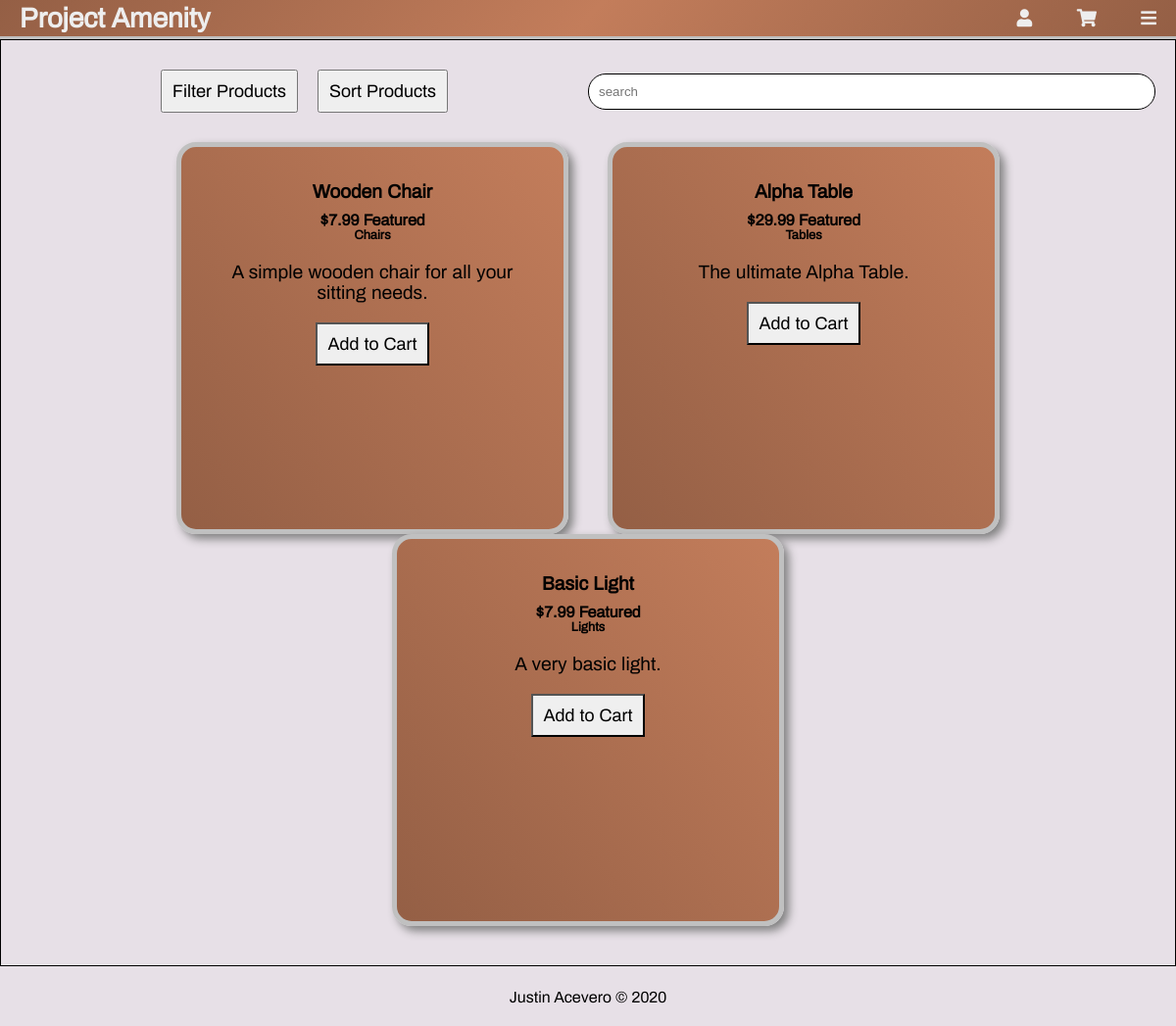
Screenshot of /products/ with the database file from the repository.
### amenity/models.py (models this page shows, shortened)
class Product(models.Model):
    name = models.CharField(max_length=50, default='null')
    price = models.DecimalField(max_digits=7, decimal_places=2)
    category = models.CharField(max_length=50, default='null')
    description = models.TextField()
    featured = models.BooleanField()
    date_created = models.DateField(auto_now=False, auto_now_add=False)
    date_removed = models.DateField(auto_now=False, auto_now_add=False)

### amenity/views.py (the view)
# urls.py: path('products/', views.products, name="products"),
def products(request):
    userCategory = request.GET.get('category', '')
    print(userCategory)
    if (userCategory == ''):  # Display featured products only on the products page
        product_list = Product.objects.filter(featured=True)
    else:
        product_list = Product.objects.filter(category=userCategory)
    context = {
        'title': 'Products',
        'product_list': product_list,
    }
    return render(request, 'amenity/products.html', context)

### amenity/templates/amenity/products.html (shortened to what this page needs)
{% extends 'base.html' %}
{% load static %}
{% block content %}
<section class="main-section product-section">
    <div class="product-filter-div">
        <div class="product-filter">
            <div class="product-filter-category">
                <button class="product-filter-button">Filter Products</button>
            </div>
            <div class="product-sort">
                <button class="product-filter-button">Sort Products</button>
            </div>
        </div>
        <div class="product-search">
            <input type="text" placeholder="search" class="search-bar">
        </div>
    </div>
    <div class="product-item-section">
        {% for product in product_list %}
        <div class="product-card">
            <div class="">
                <h4 class="">{{ product.name }}</h4>
                <h5 class="">
                    ${{ product.price }}
                    {% if product.featured %}
                    <span class="">Featured</span>
                    {% endif %}
                </h5>
                <h6 class="product_item_category">{{ product.category|capfirst }}</h6>
                <p class="product_item_description">
                    {{ product.description }}
                </p>
            </div>
            <div class="button_div">
                <button class="btn cart-button" data-productId="{{ product.id }}" data-action="add"
                    onclick="editCart(this)">Add to Cart</button>
            </div>
        </div>
        {% endfor %}
    </div>
</section>
{% endblock content %}

### static/css/site.css (style rules this page uses)
:root { --primary-background: #E7E0E7; }
* { margin: 0; padding: 0; box-sizing: border-box; }
html { scroll-behavior: smooth; }
body { background: var(--primary-background); color: black; font-family: "Archivo-Regular"; font-size: 1.2em; text-align: center; }

### static/css/buttons.css (style rules this page uses)
.btn, .btn-a { display: block; margin: 10px auto; padding: 10px; max-width: 400px; }
.btn { background: rgb(239, 239, 239); }

### static/css/forms.css (style rules this page uses)
input { margin: 5px 0; }
button, input[type="button"], input[type="submit"] { padding: 5px; font-family: "Archivo-Regular"; font-size: 18px; cursor: pointer; transition: .25s all; }
input[type="text"], input[type="email"], input[type="password"], input[type='number'] { width: 100%; padding: 10px; }

### static/css/main-section.css (style rules this page uses)
.main-section { border-bottom: 5px solid black; }
.main-section-content-div h3, p { margin: 20px auto; }

### amenity/static/amenity/css/products.css (style rules this page uses)
.featured-products-card, .product-card { background: linear-gradient(-130deg, #C37D5B, #945f45); border: 5px solid silver; border-radius: 20px; box-shadow: 5px 5px 10px grey; margin: 0 20px; padding: 25px; width: auto; height: auto; overflow: auto; animation: opacity-animation; animation-duration: 1.5s; }
.featured-products-card h3, h4 { margin: 10px; }
.product-filter-div { display: flex; justify-content: center; align-items: center; }
.product-filter { flex: 1; display: flex; justify-content: center; }
.product-filter-category, .product-sort { position: relative; }
.product-filter-button { margin: 10px; padding: 10px; }
.product-search { flex: 1; }
.product-section { border: 1px solid black; padding: 20px; }
.product-item-section { display: fleX; flex-wrap: wrap; justify-content: center; justify-self: center; padding: 20px; }
.product-card { width: 400px; height: 400px; }
.search-bar { width: 50%; border: 1px solid black; border-radius: 18px; padding: 10px; }

### rows the page displays
Product: name "Wooden Chair", price "7.99", featured "Featured", category "Chairs", description "A simple wooden chair for all your sitting needs."
Product: name "Alpha Table", price "29.99", featured "Featured", category "Tables", description "The ultimate Alpha Table."
Product: name "Basic Light", price "7.99", featured "Featured", category "Lights", description "A very basic light."
